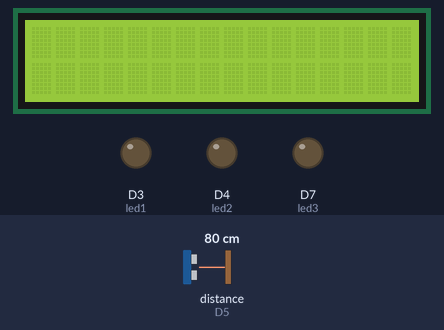
The sketch below on a simulated ESP8266 (NodeMCU). Shown: 16×2 character LCD, output pins drawn as LEDs (lit = HIGH). Inputs (shaded band) come from the test bench; at power-on: distance to the obstacle (sensor on D5) 80 cm. The echo pulse lasts 58.3 µs per cm; WiFi joins after 1.5 s; servers stay silent unless stated; pins used as bus, display or sensor lines are not drawn; what the sketch prints to the serial monitor is not drawn.

Above: at 1.2 s.
1.3 s: distance to the obstacle (sensor on D5) set to 33 cm
At 6.5 s:
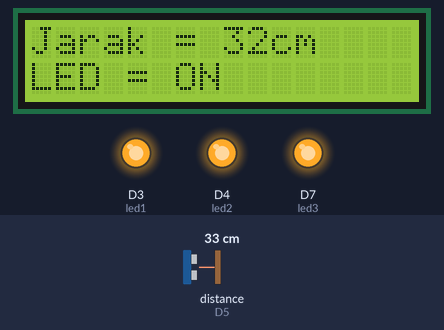
16.5 s: distance to the obstacle (sensor on D5) set to 28 cm
At 20.56 s:
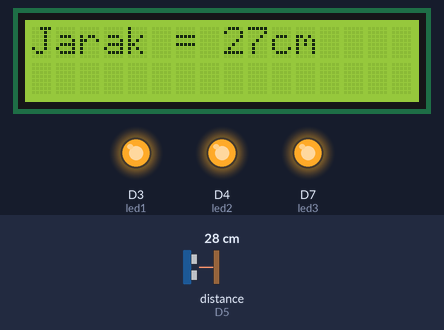
31.7 s: distance to the obstacle (sensor on D5) set to 25 cm
At 36.6 s:
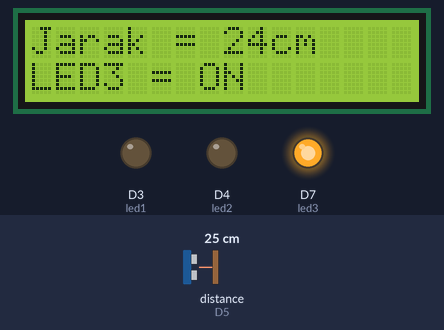
46.9 s: distance to the obstacle (sensor on D5) set to 21 cm
At 52.8 s:
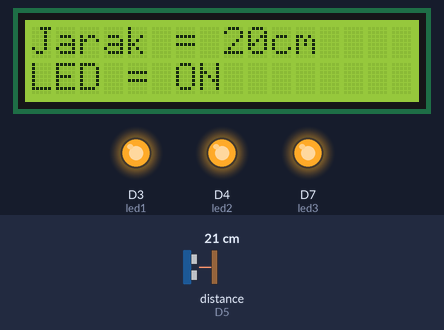
62.1 s: distance to the obstacle (sensor on D5) set to 4 cm
At 67.7 s:
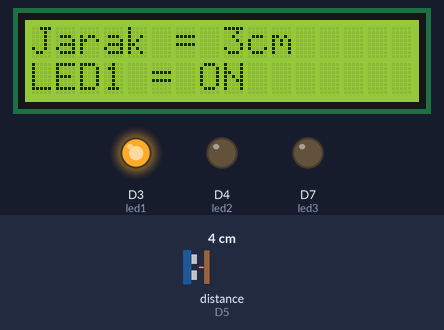
Timing chart, 0 to 69.2 s (numbered marks = the images above; inputs shaded):
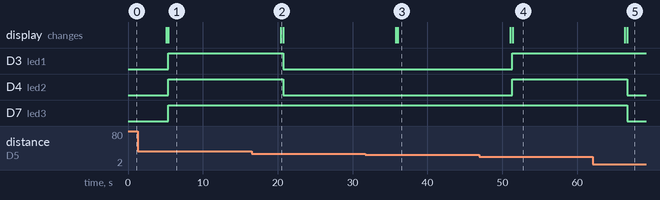

The sketch:

19092024_ULTRASONIC_THINGSPEAK.ino
```cpp
#include <ESP8266WiFi.h>
#include "secrets.h"
#include "ThingSpeak.h"
#include <LCD_I2C.h>

char ssid[] = SECRET_SSID;
char pass[] = SECRET_PASS;
int keyIndex = 0;
unsigned long channel = 2661367;

WiFiClient client;

unsigned long myChannelNumber = SECRET_CH_ID;
const char* myWriteAPIKey = SECRET_WRITE_APIKEY;

const int trigpin = D6;
const int echopin = D5;
const int led1 = D3;
const int led2 = D4;
const int led3 = D7;

long duration;
int distance;
int number = 0;

LCD_I2C lcd(0x27, 16, 2);

void setup() {
  // put your setup code here, to run once:
  Serial.begin(115200);
  while (!Serial) {
    ;  // wait for serial port to connect. Needed for Leonardo native USB port only
  }

  pinMode(led1, OUTPUT);
  pinMode(led2, OUTPUT);
  pinMode(led3, OUTPUT);
  pinMode(trigpin, OUTPUT);
  pinMode(echopin, INPUT);

  WiFi.mode(WIFI_STA);

  ThingSpeak.begin(client);

  lcd.begin();
  lcd.backlight();
}


void loop() {
  // put your main code here, to run repeatedly:


  if (WiFi.status() != WL_CONNECTED) {
    Serial.print("Attempting to connect to SSID: ");
    Serial.println(SECRET_SSID);
    while (WiFi.status() != WL_CONNECTED) {
      WiFi.begin(ssid, pass);  // Connect to WPA/WPA2 network. Change this line if using open or WEP network
      Serial.print(".");
      delay(5000);
    }
    Serial.println("\nConnected.");
  }
  digitalWrite(trigpin, LOW);
  delayMicroseconds(2);

  digitalWrite(trigpin, HIGH);
  delayMicroseconds(10);

  digitalWrite(trigpin, LOW);

  duration = pulseIn(echopin, HIGH);
  distance = duration * 0.034 / 2;

  lcd.clear();

  Serial.print("jarak= ");
  Serial.println(distance);
  Serial.print(" cm ");


  lcd.setCursor(0, 0);
  lcd.print("Jarak = ");
  lcd.print(distance);
  lcd.print("cm ");


  ThingSpeak.setField(1, distance);

  int x = ThingSpeak.writeFields(myChannelNumber, myWriteAPIKey);
  if (x == 200) {
    Serial.println("Channel update successful.");
  } else {
    Serial.println("Problem updating channel. HTTP error code " + String(x));
  }

  if (distance > 1 && distance < 10) {
    digitalWrite(led1, HIGH);
    digitalWrite(led2, LOW);
    digitalWrite(led3, LOW);
    ThingSpeak.setField(2, HIGH);
    ThingSpeak.setField(3, LOW);
    ThingSpeak.setField(4, LOW);
    lcd.setCursor(0, 1);
    lcd.print("LED1 = ");
    lcd.print("ON");
  } else if(distance > 11 && distance < 20){
    digitalWrite(led1, LOW);
    digitalWrite(led2, HIGH);
    digitalWrite(led3, LOW);
    ThingSpeak.setField(2, LOW);
    ThingSpeak.setField(3, HIGH);
    ThingSpeak.setField(4, LOW);
    lcd.setCursor(0, 1);
    lcd.print("LED2 = ");
    lcd.print("ON");
  } else if(distance > 21 && distance < 30){
    digitalWrite(led1, LOW);
    digitalWrite(led2, LOW);
    digitalWrite(led3, HIGH);
    ThingSpeak.setField(2, LOW);
    ThingSpeak.setField(3, LOW);
    ThingSpeak.setField(4, HIGH);
    lcd.setCursor(0, 1);
    lcd.print("LED3 = ");
    lcd.print("ON");
  } else{
    digitalWrite(led1, HIGH);
    digitalWrite(led2, HIGH);
    digitalWrite(led3, HIGH);
    ThingSpeak.setField(2, HIGH);
    ThingSpeak.setField(3, HIGH);
    ThingSpeak.setField(4, HIGH);
    lcd.setCursor(0, 1);
    lcd.print("LED = ");
    lcd.print("ON");
  }

  delay(15000);
}
```

secrets.h
```cpp
// Use this file to store all of the private credentials
// and connection details

#define SECRET_SSID "lab electronic"		// replace MySSID with your WiFi network name
#define SECRET_PASS "Labelec24!"	// replace MyPassword with your WiFi password

#define SECRET_CH_ID  2661367	// replace 0000000 with your channel number
#define SECRET_WRITE_APIKEY "7CLCBD1TWX6B2GAD"   // replace XYZ with your channel write API Key
```

Measured:
- the behaviour switches between 31 and 30 cm on distance to the obstacle (sensor on D5) (found by bisection; images 1 and 2)
- the behaviour switches between 23 and 22 cm on distance to the obstacle (sensor on D5) (found by bisection; images 3 and 4)
- after the input at 16.5 s, D3 (led1), D4 (led2): HIGH → LOW after 4.2 s; the display: changes after 3.9 s (image 2)
- after the input at 31.7 s, the display: first changes after 4.0 s (image 3 shows a later state)
- after the input at 46.9 s, D3 (led1), D4 (led2): LOW → HIGH after 4.5 s; the display: first changes after 4.2 s (image 4 shows a later state)
- after the input at 62.1 s, D4 (led2), D7 (led3): HIGH → LOW after 4.6 s; the display: first changes after 4.3 s (image 5 shows a later state)
